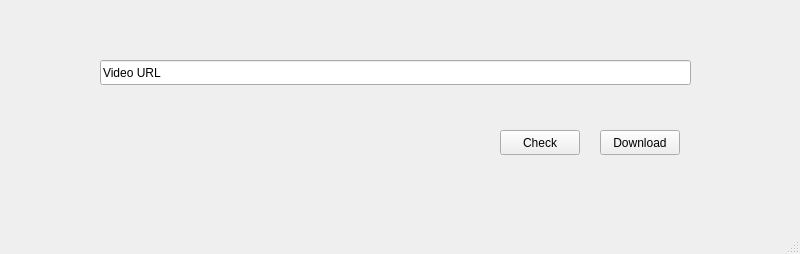
<?xml version="1.0" encoding="UTF-8"?>
<ui version="4.0">
 <class>MainWindow</class>
 <widget class="QMainWindow" name="MainWindow">
  <property name="geometry">
   <rect>
    <x>0</x>
    <y>0</y>
    <width>800</width>
    <height>254</height>
   </rect>
  </property>
  <property name="windowTitle">
   <string>MainWindow</string>
  </property>
  <widget class="QWidget" name="centralwidget">
   <widget class="QLineEdit" name="url">
    <property name="geometry">
     <rect>
      <x>100</x>
      <y>60</y>
      <width>591</width>
      <height>25</height>
     </rect>
    </property>
    <property name="text">
     <string>Video URL</string>
    </property>
   </widget>
   <widget class="QPushButton" name="button_dn">
    <property name="geometry">
     <rect>
      <x>600</x>
      <y>130</y>
      <width>80</width>
      <height>25</height>
     </rect>
    </property>
    <property name="text">
     <string>Download</string>
    </property>
   </widget>
   <widget class="QPushButton" name="button_check">
    <property name="geometry">
     <rect>
      <x>500</x>
      <y>130</y>
      <width>80</width>
      <height>25</height>
     </rect>
    </property>
    <property name="text">
     <string>Check</string>
    </property>
   </widget>
  </widget>
  <widget class="QMenuBar" name="menubar">
   <property name="geometry">
    <rect>
     <x>0</x>
     <y>0</y>
     <width>800</width>
     <height>22</height>
    </rect>
   </property>
  </widget>
  <widget class="QStatusBar" name="statusbar"/>
 </widget>
 <resources/>
 <connections/>
</ui>
